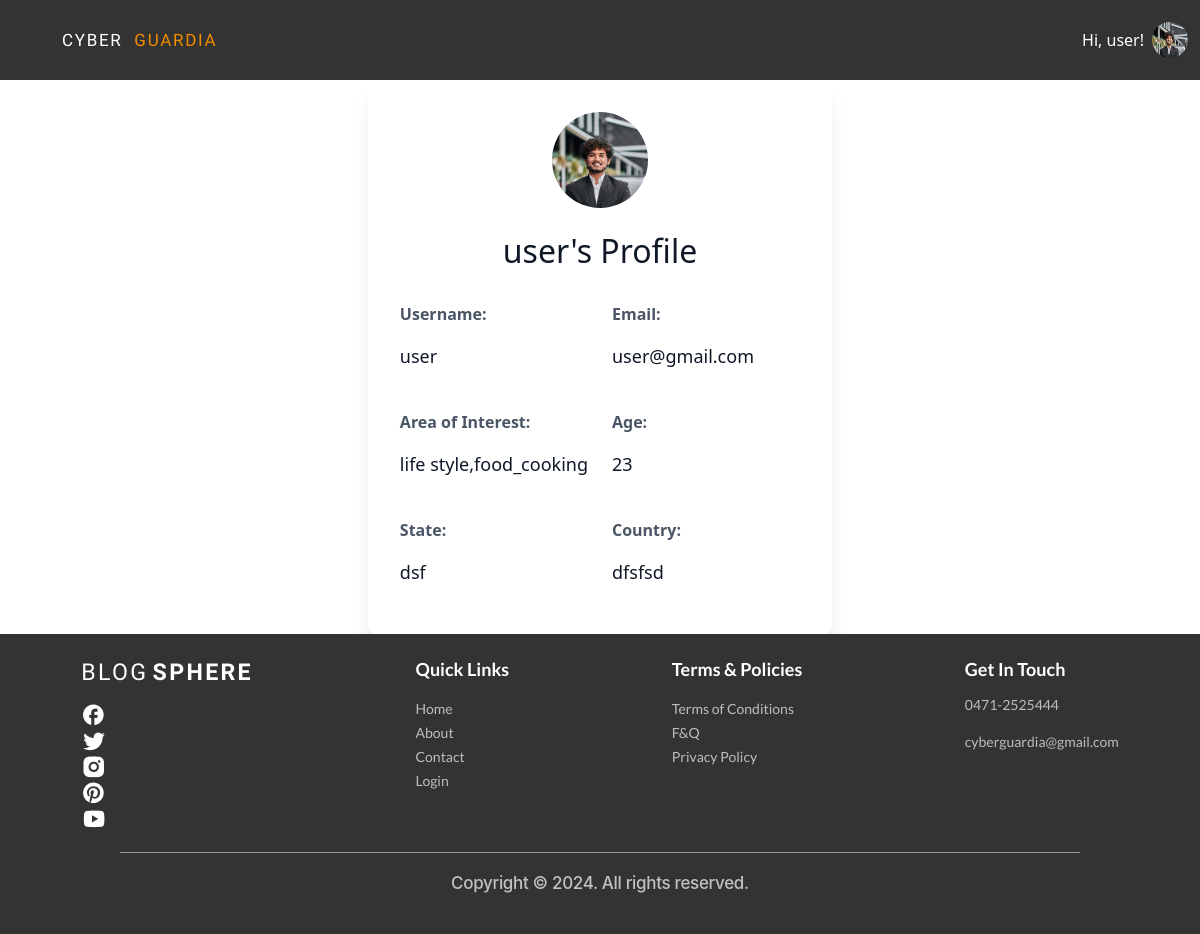
Screenshot of /profile/user/ (signed in) with the database file from the repository.
### account/models.py (models this page shows)
class User(AbstractUser):
    USER_TYPE_CHOICES = (
        ('normal', 'Normal User'),
        ('advertiser', 'Advertiser'),
    )
    user_type = models.CharField(max_length=20, choices=USER_TYPE_CHOICES, default='normal')

### accounts/models.py (models this page shows, shortened)
class Profile(models.Model):
    user = models.OneToOneField(User, on_delete=models.CASCADE)
    area_of_interest = models.CharField(max_length=255, blank=True)
    age = models.IntegerField(null=True)
    country = models.CharField(max_length=20, null=True)
    state = models.CharField(max_length=20, null=True)
    safe_mode = models.BooleanField(default=True)
    profile_image = models.ImageField(upload_to='profile_images/', null=True, blank=True)

### accounts/views.py (the view)
# urls.py: path("profile/<str:username>/", user_profile, name="user_profile"),
@never_cache
@login_required
def user_profile(request, username):
    user = get_object_or_404(User, username=username)
    profile = get_object_or_404(Profile, user=user)
    return render(request, 'accounts/user_profile.html', {'user': user, 'profile': profile})

### accounts/templates/accounts/user_profile.html (shortened to what this page needs)
{% extends "base.html" %}
{% block content %}
<div class="max-w-3xl mx-auto bg-white p-8 rounded-lg shadow-xl text-gray-900">
    <div class="flex flex-col items-center">
        <div class="w-24 h-24 bg-gray-200 rounded-full flex items-center justify-center text-gray-500 text-xl font-bold">
                <img src="{{ user.profile.profile_image.url }}" alt="Profile Picture" class="w-full h-full object-cover rounded-full">
        </div>
        <h2 class="text-3xl font-bold text-blue-900 mt-4">{{ profile.user }}'s Profile</h2>
    </div>
    <div class="grid grid-cols-1 md:grid-cols-2 gap-6 mt-6">
        <div>
            <p class="text-gray-600 font-semibold">Username:</p>
            <p class="text-lg font-medium">{{ profile.user }}</p>
        </div>
        <div>
            <p class="text-gray-600 font-semibold">Email:</p>
            <p class="text-lg font-medium">{{ user.email }}</p>
        </div>
        <div>
            <p class="text-gray-600 font-semibold">Area of Interest:</p>
            <p class="text-lg font-medium">{{ profile.area_of_interest }}</p>
        </div>
        <div>
            <p class="text-gray-600 font-semibold">Age:</p>
            <p class="text-lg font-medium">{{ profile.age }}</p>
        </div>
        <div>
            <p class="text-gray-600 font-semibold">State:</p>
            <p class="text-lg font-medium">{{ profile.state }}</p>
        </div>
        <div>
            <p class="text-gray-600 font-semibold">Country:</p>
            <p class="text-lg font-medium">{{ profile.country }}</p>
        </div>
    </div>
</div>
{% endblock %}

### templates/base.html (shortened to what this page needs)
{% load static %}
<!doctype html>
<html>
    <head>
        <script src="https://cdn.jsdelivr.net/npm/@tailwindcss/browser@4"></script>
        <link
            rel="stylesheet"
            href="https://cdnjs.cloudflare.com/ajax/libs/font-awesome/6.0.0/css/all.min.css"
        />
        <link
            href="https://cdn.jsdelivr.net/npm/bootstrap@5.3.3/dist/css/bootstrap.min.css"
            rel="stylesheet"
        />
        <link
            rel="stylesheet"
            href="https://cdnjs.cloudflare.com/ajax/libs/font-awesome/6.7.2/css/fontawesome.min.css"
        />
        <link
            href="https://cdn.jsdelivr.net/npm/bootstrap-icons/font/bootstrap-icons.css"
            rel="stylesheet"
        />
        <link rel="stylesheet" href="{% static 'css/index.css' %}" />
        <link rel="stylesheet" href="font.css" />
    </head>
    <body class="min-h-screen flex flex-col">
        <nav class="navbar navbar-expand-sm">
            <div class="container-fluid">
                <a class="navbar-brand logo" href="{% url 'home' %}">
                    <span class="logo_Blog_Color">CYBER</span>&nbsp;
                    <span class="logo_color">GUARDIA</span>
                </a>
                <div class="d-flex ms-auto">
                    {% if request.user.is_authenticated %}
                    <div class="relative" id="profile-dropdown">
                        <button onclick="toggleProfileMenu()" class="flex items-center gap-2 hover:text-orange-500 transition-colors cursor-pointer">
                            <div class="flex items-center gap-2">
                                <span class="nav-link navbar_links">Hi, {{user.username}}!</span>
                                <img src="{% if user.profile.profile_image %}{{ user.profile.profile_image.url }}{% else %}{% static 'Images/images.png' %}{% endif %}" alt="Profile" class="w-9 h-9 rounded-full"/>
                            </div>
                        </button>
                    </div>
                    {% endif %}
                </div>
            </div>
        </nav>
        {% block content %}
        {% endblock content %}
        <div class="footerBG mt-auto py-4">
            <div class="footerComponents">
                <div class="footer_sec_one">
                    <p>
                        <span class="footer_blog_color">BLOG</span>
                        <span class="footer_sphere_color">SPHERE</span>
                    </p>
                    <div class="footerIcons">
                        <a href="https://www.facebook.com/login/" target="_blank" rel="noopener noreferrer">
                            <img class="IconSpacing" src="{% static 'Images/fb.png' %}" alt="Facebook"/>
                        </a>
                        <a href="https://x.com/i/flow/login?lang=en&mx=2" target="_blank" rel="noopener noreferrer">
                            <img class="IconSpacing" src="{% static 'Images/twitter.png' %}" alt="Twitter"/>
                        </a>
                        <a href="https://www.instagram.com/accounts/emailsignup/" target="_blank" rel="noopener noreferrer">
                            <img class="IconSpacing" src="{% static 'Images/insta.png' %}" alt="Instagram"/>
                        </a>
                        <a href="https://in.pinterest.com/login/" target="_blank" rel="noopener noreferrer">
                            <img class="IconSpacing" src="{% static 'Images/pinterest.png' %}" alt="Pinterest"/>
                        </a>
                        <a href="https://www.youtube.com/account" target="_blank" rel="noopener noreferrer">
                            <img class="IconSpacing" src="{% static 'Images/ytb.png' %}" alt="YouTube"/>
                        </a>
                    </div>
                </div>
                <div class="footer_sec_two">
                    <p class="footer_QuickLinks">Quick Links</p>
                    <ul>
                        <li><a class="footerList" href="/">Home</a></li>
                        <li><a class="footerList" href="/about">About</a></li>
                        <li><a class="footerList" href="/contact">Contact</a></li>
                        <li><a class="footerList" href="/login">Login</a></li>
                    </ul>
                </div>
                <div class="footer_sec_three">
                    <p class="footer_terms_and_polices">Terms & Policies</p>
                    <ul>
                        <li><a class="footerList" href="/terms-of-conditions">Terms of Conditions</a></li>
                        <li><a class="footerList" href="/f&q">F&Q</a></li>
                        <li><a class="footerList" href="/privacy-policy">Privacy Policy</a></li>
                    </ul>
                </div>
                <div class="footer_sec_four">
                    <p class="footer_get_in_touch">Get In Touch</p>
                    <ul>
                        <li class="footerList">0471-2525444</li>
                        <li class="footerList">cyberguardia@gmail.com</li>
                    </ul>
                </div>
            </div>
            <hr class="footer_bottom_line" />
            <p class="Footer_copyright">
                Copyright &copy; 2024. All rights reserved.
            </p>
        </div>
</body>
</html>

### rows the page displays
User: username "user", profile_image (picture), profile.profile_image (picture), email "user@gmail.com"
Profile: user "user", area_of_interest "life style,food_cooking", age "23", state "dsf", country "dfsfsd"
